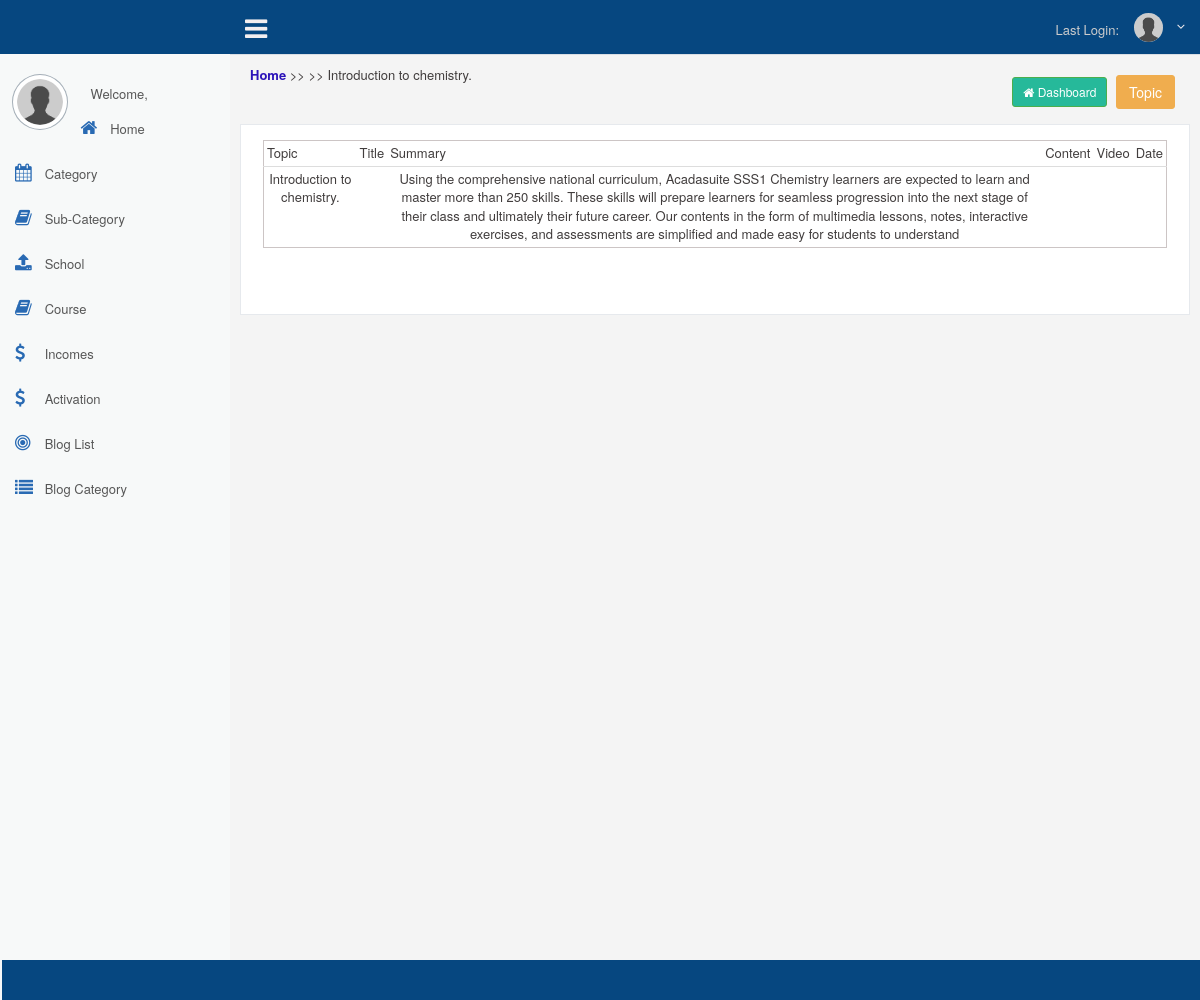
Screenshot of /page.php?refno=60978988-3479-11eb-b7ac-52540049a927 (signed in) with the database file from the repository.
### tables this page shows
CREATE TABLE `ada_topics` (
  `topic_id` int(11) NOT NULL,
  `cat_id` int(11) NOT NULL,
  `class_id` int(11) NOT NULL,
  `group_id` int(11) NOT NULL,
  `subject` int(11) NOT NULL,
  `sub_ref_id` int(11) NOT NULL,
  `topic` text NOT NULL,
  `content` mediumtext NOT NULL,
  `user_guid` varchar(50) NOT NULL,
  `entity_guid` varchar(50) NOT NULL
);

### page.php (the view, shortened to what this page needs)
<?php
   require_once("includes/session.php");
    $aLoader = new Loader($db);;
   include("header.php");
?>
<link rel="stylesheet" href="../editor/dist/summernote-bs4.css">
<link href="../editor/dist/katex.min.css" rel="stylesheet">
<div class="right_col" role="main">
    <?php
        $select_content=sprintf("select * from ada_topics  where entity_guid='%s'", $_GET['refno']);
        $content_result= mysqli_query($db, $select_content) or die(mysqli_error($db));
        $content = mysqli_fetch_assoc($content_result);
    ?>
	<div class="page-title">
		<div class="title_left">
        <a href="index" class="pagelink">Home</a> >>
        <a href="contents" class="pagelink"><?php echo $aLoader->getClassName($_SESSION["t_class_id"]) ?>  </a>  >>
        <?php echo $content["topic"]; ?>
		</div>
		<div class="title_right">
			<div class="col-md-7 col-sm-7 col-xs-12 form-group pull-right top_search">
				<a href="index" class="btn btn-sm btn-success"><i class="fa fa-home"></i> Dashboard</a>
                <a href="contents" class="btn btn-warning">Topic</a>
			</div>
		</div>
	</div>
	<div class="clearfix"></div>
	<div class="row">
		<div class="x_panel">
			<div class="x_content">
                <table class="table">
                    <thead>
                        <tr>
                            <td col="30">Topic</td>
                            <td col="30">Title</td>
                            <td col="30" >Summary</td>
                            <td col="30">Content</td>
                            <td col="30">Video</td>
                            <td col="30">Date</td>
                        </tr>
                    </thead>
                    <tbody>
                    <?php
                        do{
                            $topic_id = $content['topic'];
                            $select_content2=sprintf("select * from ada_contents  where topic_id='$topic_id'");
                            $content_result2= mysqli_query($db, $select_content2) or die(mysqli_error($db));
                            $content2 = mysqli_fetch_assoc($content_result2);
                    ?>
                        <tr>
                            <td><?=$content['topic'];?></td>
                            <td><?=$content2['title']?></td>
                            <td><?=$content['content'];?></td>
                            <td><?=$content2['contents']?></td>
                            <td><?=$content2['pdf_link']?></td>
                            <td><?=$content['xdate'];?></td>
                        </tr>
                        <?php }while($content = mysqli_fetch_assoc($content_result));?>
                    </tbody>
                </table>
			</div>
		</div>
	</div>
</div>
<?php include("includes/footer.php")?>

### rows the page displays
ada_topics: topic "Introduction to chemistry.", content "Using the comprehensive national curriculum, Acadasuite SSS1 Chemistry learners are expected to learn and master more than 250 skills. These skills will prepare learners for seamless progression into the next stage of their class and ultimately their future career. Our contents in the form of multimedia lessons, notes, interactive exercises, and assessments are simplified and made easy for students to understand"
